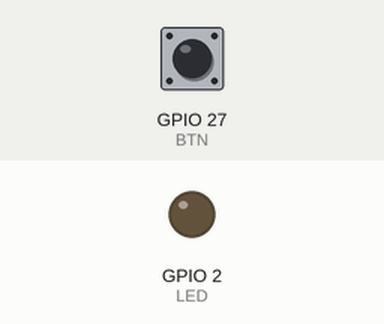
Bench run of a sketch on a simulated ESP32. Shown: output pins drawn as LEDs (lit = HIGH). Dashed ring = blinking. Inputs (shaded band) come from the test bench; at power-on: GPIO 27 (BTN) HIGH. What the sketch prints to the serial monitor is not drawn.

Above: at 1.2 s.
1.3 s: GPIO 27 (BTN) pulled LOW for 0.15 s
At 1.37 s:
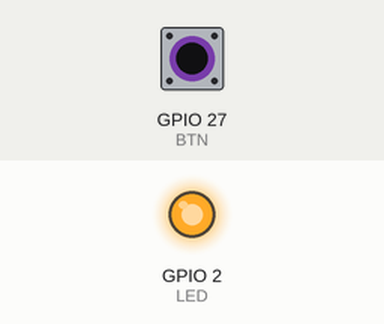
2.9 s: GPIO 27 (BTN) pulled LOW for 1 s
At 4.8 s:
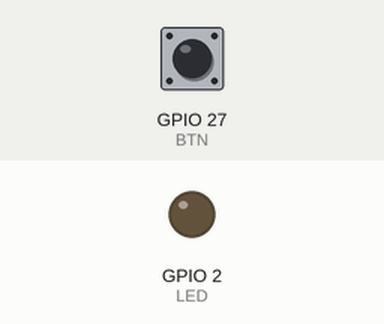
6.9 s: GPIO 27 (BTN) pulsed LOW 2 times (0.12 s each, 0.3 s apart)
At 6.96 s:
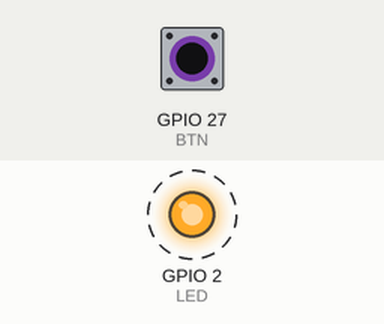
10.5 s: GPIO 27 (BTN) driven LOW
At 11.0 s:
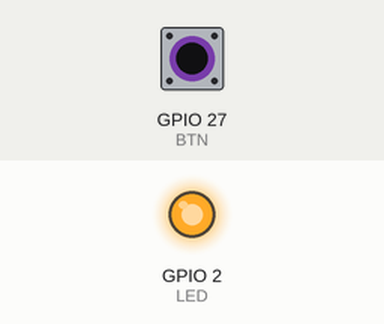
13.5 s: GPIO 27 (BTN) driven HIGH
At 14.5 s:
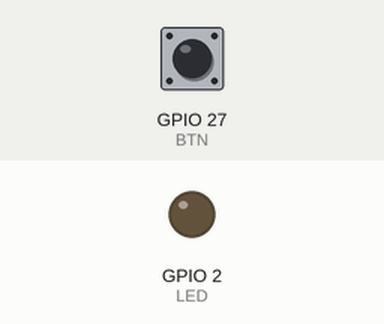
Timing chart, 0 to 16.5 s (numbered marks = the images above; inputs shaded):
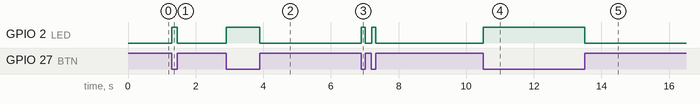

The sketch:

btn_led.ino
```cpp
#define BTN 27
#define LED 2

void setup() {
  Serial.begin(115200);

  pinMode(LED, OUTPUT);
  pinMode(BTN, INPUT);

}

void loop() {

  if (digitalRead(BTN) == LOW) {
      digitalWrite(LED, HIGH);
      Serial.println("Button Pressed");
    }
  else {
      digitalWrite(LED, LOW);
      Serial.println("Button Released");
    }
}
```

Measured:
- after the input at 1.3 s, GPIO 2 (LED): LOW → HIGH at once, → LOW 0.15 s later
- after the input at 2.9 s, GPIO 2 (LED): LOW → HIGH at once, → LOW 1.0 s later
- after the input at 6.9 s, GPIO 2 (LED): alternates HIGH for 0.12 s and LOW for 0.18 s, 4 changes in all, then stays LOW, starting at once
- after the input at 10.5 s, GPIO 2 (LED): LOW → HIGH at once
- after the input at 13.5 s, GPIO 2 (LED): HIGH → LOW at once
